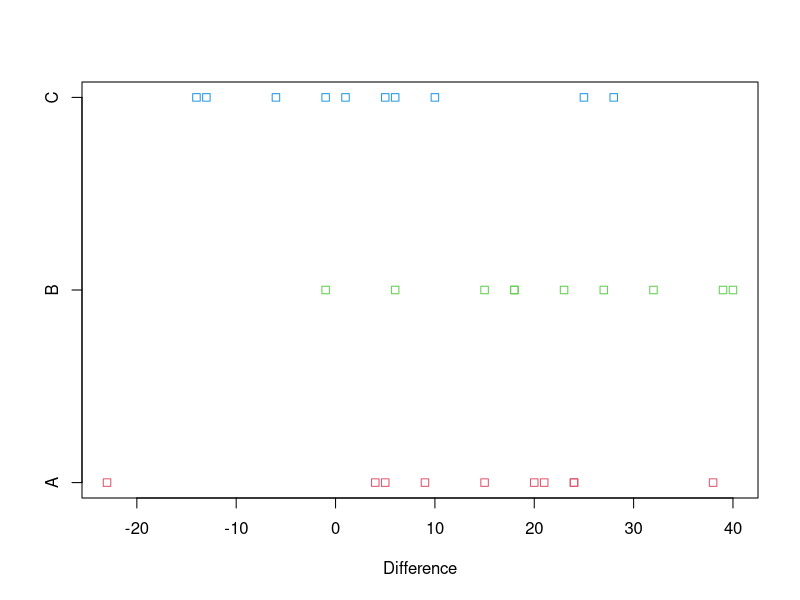
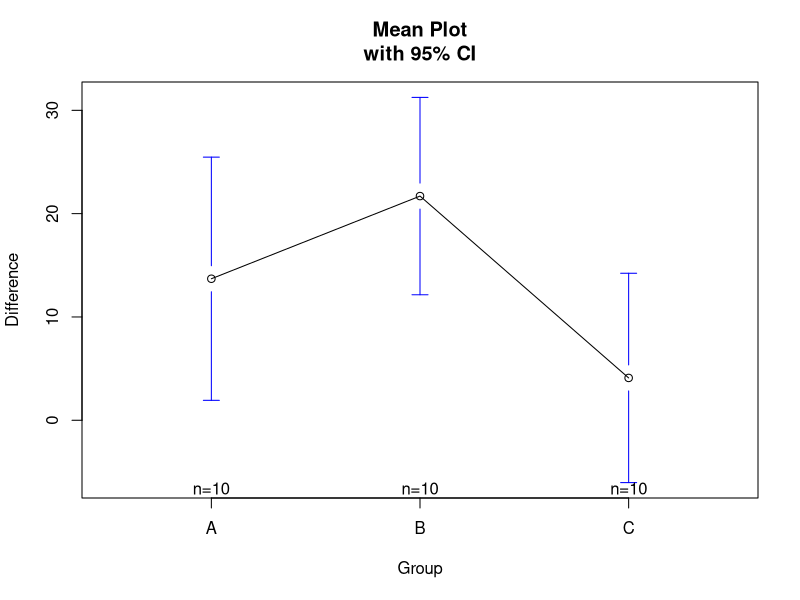
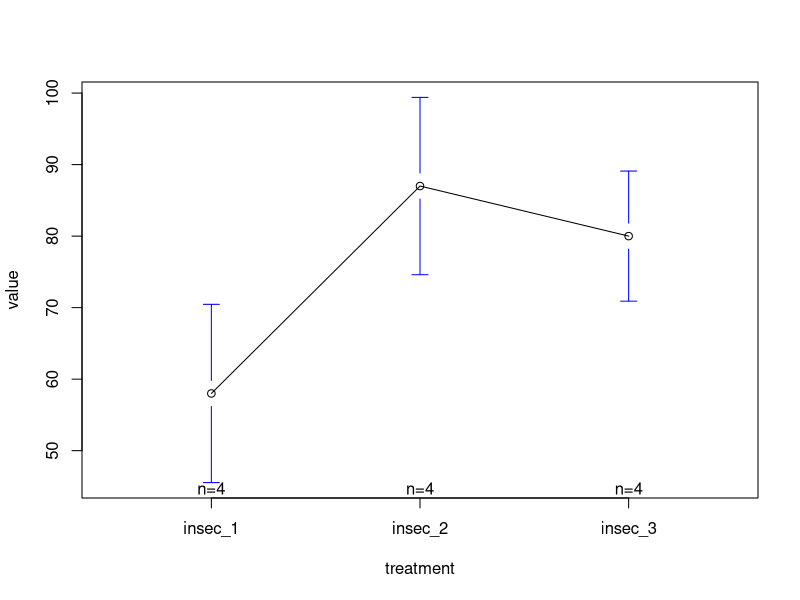
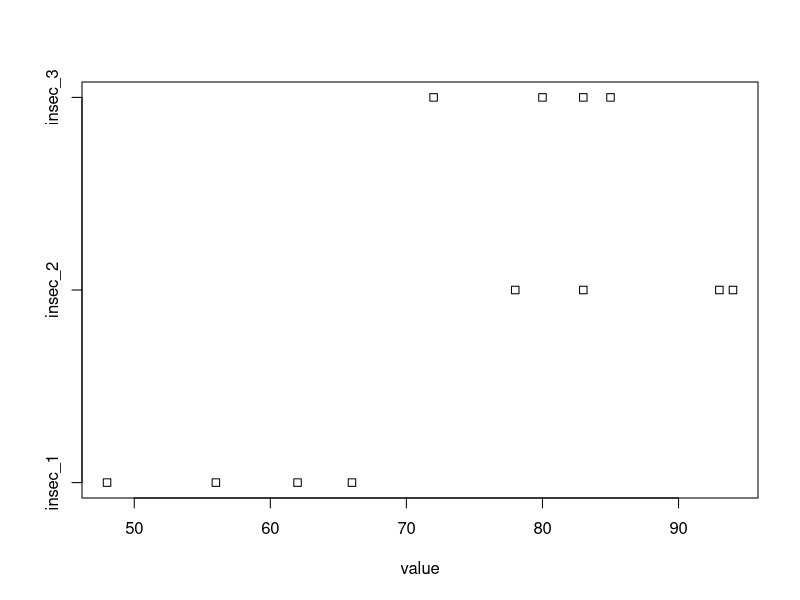

These charts were generated, in order, by the following R code:
library(gplots)

dataanovablocks <- read.table("data/ralitsasdataanovablocks.txt", header=T)

attach(dataanovablocks)
stripchart(Difference~Group,col=2:4)

plotmeans(
  Difference~Group,
  xlab="Group",
  ylab="Difference", 
  main="Mean Plot\nwith 95% CI"
)

anova(lm(Difference ~ Group + factor(Subject), dataanovablocks))

groupmeans <- by(dataanovablocks[,3], dataanovablocks$Group, mean)

fit <- aov(Difference ~ Group + factor(Subject), dataanovablocks)

## 94 CI
# Tukey
TukeyHSD(fit, conf.level = 0.94)

groupmeans[2]-groupmeans[1]- qtukey(0.94,3,18)*sqrt(74.87*2/10)/sqrt(2)  
groupmeans[2]-groupmeans[1]+ qtukey(0.94,3,18)*sqrt(74.87*2/10)/sqrt(2)  

## Bonferonni
groupmeans[2]-groupmeans[1]- qt(0.99,18)*sqrt(74.87*2/10) 
groupmeans[2]-groupmeans[1]+ qt(0.99,18)*sqrt(74.87*2/10)


# ANOVA - manual

mean_bck <- rep(
  by(dataanovablocks[,3], dataanovablocks[,1], mean), 
  times=3
)

  mean_trt <- rep(
  by(dataanovablocks[,3], dataanovablocks[,2], mean), 
  each=10
)

mean_total <- mean(dataanovablocks[,3])

sst <- sum((mean_trt - mean_total)^2)
ssb <- sum((mean_bck - mean_total)^2)
sse <- sum((dataanovablocks[,3] - mean_bck - mean_trt + mean_total)^2)

mst <- sst / 2
msb <- ssb / 9
mse <- sse / 18

f_stat_trt <- mst / mse
f_stat_bck <- msb / mse

p_value_trt <- pf(f_stat_trt, 2, 18, lower.tail=F)
p_value_grp <- pf(f_stat_bck, 3, 18, lower.tail=F)


# https://rpubs.com/andikaputri/RCBD

insec_1 <- c(56, 48, 66, 62)
insec_2 <- c(83, 78, 94, 93)
insec_3 <- c(80, 72, 83, 85)

data <- data.frame(insec_1, insec_2, insec_3)
data <- stack(data)
data$plot <- rep(c(1:4), times=3)
names(data) <- c('value', 'treatment', 'block')
data$treatment <- as.factor(data$treatment)
data$block <- as.factor(data$block)

plotmeans(value ~ treatment, data=data)
stripchart(value ~ treatment, data=data)

mean_bck <- rep(
  by(data[,1], data[,3], mean), 
  times=3
)

mean_trt <- rep(
  by(data[,1], data[,2], mean), 
  each=4
)

mean_total <- mean(data[,1])

sst <- sum((mean_trt - mean_total)^2)
ssb <- sum((mean_bck - mean_total)^2)
sse <- sum((data[,1] - mean_bck - mean_trt + mean_total)^2)

mst <- sst / 2
msb <- ssb / 3
mse <- sse / 6

f_stat_trt <- mst / mse
f_stat_bck <- msb / mse

p_value_trt <- pf(f_stat_trt, 2, 6, lower.tail=F)
p_value_grp <- pf(f_stat_bck, 3, 6, lower.tail=F)

anova(lm(value ~ treatment + block, data))

# Tukey

TukeyHSD(
  aov(value ~ treatment + block, data),
  conf.level = 0.94
)

# Bonferonni

mean_1 <- mean(data$value[data$block==1])
mean_2 <- mean(data$value[data$block==2])
mean_3 <- mean(data$value[data$block==3])
mean_4 <- mean(data$value[data$block==4])

# 2 - 1
mean_diff <- mean_2 - mean_1
margin <- qt(0.99, 6) * sqrt(4.33 * 2/8) 
c(mean_diff - margin, mean_diff + margin)

# 3 - 1
mean_diff <- mean_3 - mean_1
margin <- qt(0.99, 6) * sqrt(4.33 * 2/8) 
c(mean_diff - margin, mean_diff + margin)

# 4 - 1
mean_diff <- mean_4 - mean_1
margin <- qt(0.99, 6) * sqrt(4.33 * 2/8) 
c(mean_diff - margin, mean_diff + margin)

# 3 - 2
mean_diff <- mean_3 - mean_2
margin <- qt(0.99, 6) * sqrt(4.33 * 2/8) 
c(mean_diff - margin, mean_diff + margin)

# 4 - 2
mean_diff <- mean_4 - mean_2
margin <- qt(0.99, 6) * sqrt(4.33 * 2/8) 
c(mean_diff - margin, mean_diff + margin)

# 4 - 3
mean_diff <- mean_3 - mean_1
margin <- qt(0.99, 6) * sqrt(4.33 * 2/8) 
c(mean_diff - margin, mean_diff + margin)
